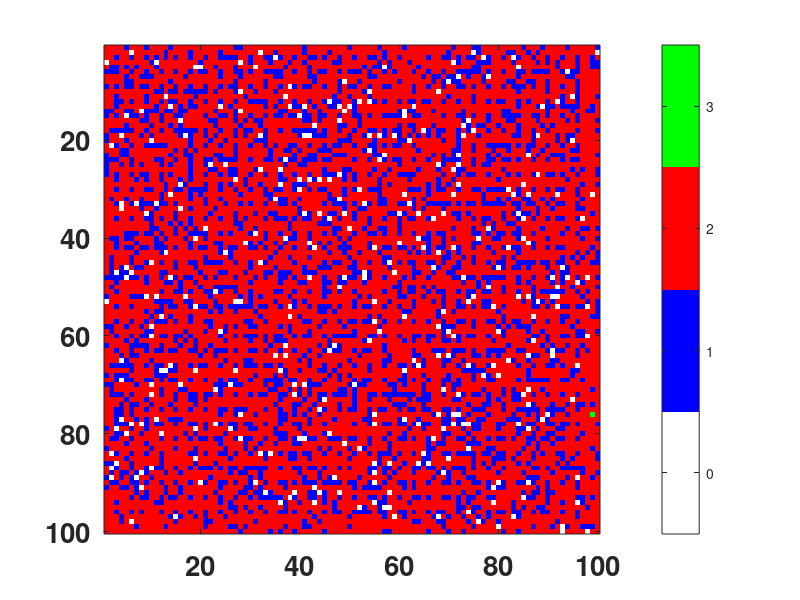
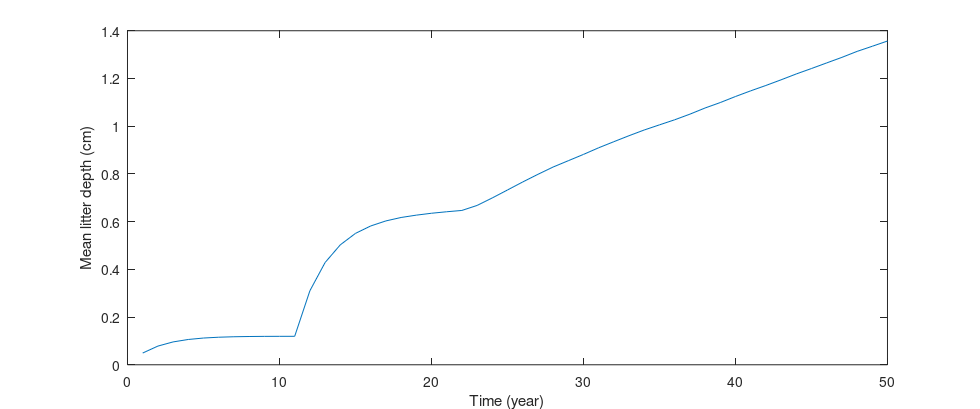
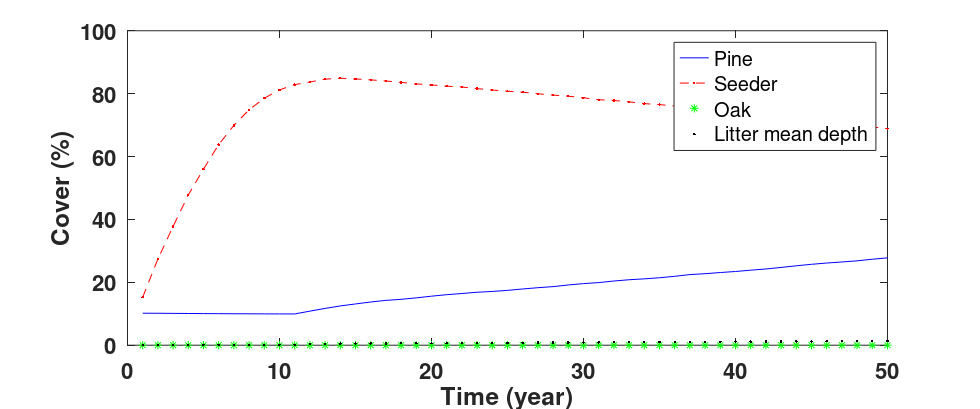

The MATLAB script that drew these images, in order:
%Model PT fire
%CASCADE project
%Asynchronous CA
%Vasques et al. 2014-2015 (model development)
% ------------------------------------------------------------------------

close all
clear all

%Parameter values
%-------------------------------------------------------------------------
%PER SPECIES

%%% PINE
AgeMP=10;                 % Age of maturity pine %start at 6 and regularly 10-15 % in Cronk and Fuller, 1995 [year]
%SeedFP=1000;             % Seed production per pine mature tree number of seeds per cone (63)* cone per tree (15) Vega et al 2008
SeedFP=100;               % Reduced in 10 times as in Quercus
LSP= 100;                 % Life span of pine % in "practices centro pinus" [year]
canopyBank=0.5;           % Percent of the seeds that are stored in the canopy maybe reduce it too many pines
ReleaseSeeds=0;           % Pine seeds in the canopy that are released after the fire% not used in the current version
SBP1=0;                   % !SBP1 and SBP2 are only ways of initializing the seed bank every year
SBP2=0;
SBPC=0;                   % Initialization seed bank pine canopy
Pine=0;                   % will count the number of cells with pine
MatPine=0;

%%% SEEDER
AgeMS=3;                  % Age of maturity seeder % field obs Calluna 1 [year]; Cistus 3 years ref
SeedFS=100;
%SeedFS=2;             % Seed production per plant/occupied cell approx value ADJUST
LSS=30;                   % Life span calluna % in woodland education centre [year]
Seeder=0;                 % will count the number of cells with seeder

%%% OAK
%AgeMO=50;                % Age of maturity % Kew % [year]% !Pausas 1999 has maturity = 15!
AgeMO=20;                 % According to Ramon an oak can produce acorns after 15-20 years
%SeedFQ=12;               % Seed production oak per occupied cell - 120 acorns per tree refered in Martin?k et al. 2014% [n/m2/year]
SeedFQ=100;
%SeedFQ=0;                % If FQ=0 oak does not produce seeds, it creates a reserve of saplings in the understory
%BirdSeedN=0;
BirdSeedN=5;           % Annual seed input by birds - average values Q. suber Pons and Pausas 2007 50seeds per hectar - this value depends on surrounding populations
%BirdSeedN=500;           % to experiment
RespAge=1;                % ONLY OAKS OLDER THAN THIS AGE CAN RESPROUT
%RespAge=10;              % RESPROUT ABILITY at X years - for experiments

%LSO= 1000;               % Life span quercus robur % in forestar;
LSO=500;                  % this was reduced by half to be more realistic (also in the calculations of mortality)
Oak=0;                    % will count the number of cells with oak

%LITTER RELATED
minG= [0 0 0.3];          % minimum germination first pine second seeder third oak
maxG= [0.9 0.9 0.9];      % maximum germination first pine second seeder third oak
ProbPZeroL=0.7;           % Germination probability for pine when litter=0 cm
LitThreshP=3;             % Litter threshold for Pine above which ~no germination (cm)
LitThreshS=2;             % Litter threshold for seeders above which ~no germination (cm)
lrate=0.8;                % These values were approximated to have a curve close to the sigmoid- indication from literature: rate of litter deposition [cm/year] Fernandes et al 2004 have 0.42; Indication from Ramon: after 20-30 litter stabilizes
eflit=1-0.4;              % effective litter: if 0.90 then 0.10 of the total litter is decomposed - estimated value not from literature
%lrate=0.05
ProbL=[0 0 0];            % probability of germination due to litter (first pine second seeder third oak)
amp=[0.3 0.3 0];          % amplitude of curve interaction with litter
Litter=0;                 % to sum the number of cells with litter
litLS=2;                  % litter at low severity

LitOn=1;                  % switch for litter on/off
lconv=0.5*ones(3,3);lconv(2,2)=1; %convolution matrix for the litter around pine
%%expanded matrix for litter
%lconv=0.25*ones(5,5);lconv(2,2)=0.5;lconv(2,3)=0.5;lconv(2,4)=0.5;lconv(3,2)=0.5;lconv(3,3)=1;lconv(3,4)=0.5;lconv(4,2)=0.5;lconv(4,3)=0.5;lconv(4,4)=0.5;

% GENERAL
ProbG=[0 0 0];            % probability of germination first pine second seeder third oak
ProbS= [0 0 0];           % to calculate probability based on seed prod
est= [10 100 2];          % max number of seedlings per cell CCD field from which we inferred a probability of establishment in one cell
%est= [7 400 7];          % infered probability of establishment for ProbS

SeedLoss= [0 0.10 1];     % rate seed loss soil seed bank 1 pine 2 seeder 3 oak
nrsp=length(ProbG);                   % number of species used in the model - to put in the prob expression
mort=1./[LSP,LSS,LSO];    % MORTALITY of pine, seeder, oak = 1/lifespan
AR= [0,0,0,1];            % Ability to resprout: first element is fake (bare soil); pine=0, seeder=0, oak=1;

D=0;                      % initialization of disturbance

% CONTROL CONSTANTS AND VARIABLES
StartTime= 0;             % [year]
EndTime= 50;             % [year]
StoreTime = 1;            % [year]

dt=1;                     % [year]
m= 100;                   % for size of lattice [meter]

Time = StartTime;
NrStore = 1;
StoreStep = StoreTime;
StorePine=zeros(EndTime,1);
StoreSeeder=zeros(EndTime,1);
StoreOak=zeros(EndTime,1);
StoreLitter=zeros(EndTime,1);
VectorTime=zeros(EndTime,1);
StoreMatPine=zeros(EndTime,1);

%%%------------------------------------------------------------------------
%%%INICIALIZATION OF THE MATRICES

%TC - Type of Cover: 1- pine; 2- seeder; 3- oak; Age- plant age; SB- Seed Bank); Lit- Litter
% -------------------------------------------------------------------------
TC= zeros(m,m);           % Creates a matrix of size m*m filled with zeros
Age= zeros(m,m);          % Creates a matrix of size m*m filled with zeros
Lit= zeros(m+2,m+2);      % Creates a matrix of size (m+2)*(m+2) filled with zeros - the borders should be excluded in stats done with litter
z= 8;                     % Number of neighbours
PosQSeed=zeros(m,m);      % NUMBER OF QUERCUS SEEDS PER CELL

%PLANT PINES
%TC(2:2:m-2,2:2:m-2)= 1;   % plants 1 pine every X meters - dense prodution stand excluding the borders
TC(3:3:m-3,3:3:m-3)=1;  % pine is planted every 3 meters, there is no gap
%between pines - homogeneous when canopy closes
%TC(40:40:m-40,40:40:m-40)= 1; % plants 1 pine every X meters - for
%experiments

%%%%%%%%%%%%%%%%%%%%%%%%%%%%%%%%%%%%%%%%%%%%%%%%%%%%%%%%%%CHECK WITH MARA%%%%%%%%%%%%%%%%

%Puts cover of seeder or oak randomly in the lattice
% s=100;%puts a number of cells occupied with seeder or oak(in this case seeders in a random manner)
% rp=randperm(m*m,s);
% TC(rp)=2;

SB=[0 100*m*m 0+randi(BirdSeedN,1)]; %NOT for pine!! initial seed bank %comment this on the multiruns
%SB=[0 0 0]; %starting seeds of oak and seeder changing to analyse one
%species at a time
%initial conditions for seeder and oak, pine is planted but can also be seeded randomly
%SBP1=100*m*m %to start the seeds of pine


% %%%%% CODE FOR MULTIRUNS %%%%%%%
%%%%%%%%%%SEE WITH MARA
% %nruns=10; %repeated runs for the same parameter
% %for r=1:nruns
% maxseedSeed=100:100:1000; % makes runs changing the parameter of SB (2) between the three values determined and keeping all other values fixed
% % BirdSeedN=1:5:50;    % makes runs changing the parameter of BirdSeedN
% % and keeps all the others constant
% save('par.mat') % SAVES ALL THE PARS THAT ARE COMMON TO ALL THE RUNS
% for k=1:length(maxseedSeed)
% % for  l=1:length(BirdSeedN)   
%     SB=[0 maxseedSeed(k) 0+randi(BirdSeedN,1)];
%     filename=strcat(['par',num2str(k),'.mat']);
%     save(filename)

%%%VECTOR OF FIRE OCCURRENCE
D=0*[StartTime:dt:EndTime];%#ok<NBRAK>
%tf=40000    %no disturbance
tf=40;                     %time without fires
fireret=15                 %interval between fires - fire return
rand('state',121)

while tf<EndTime % EndTime can be substituted for the time when disturbance should stop
    %%%%%%%%%% SEE WITH MARA %%%%%%%%%%%%%%%%%%%%%
    %%Multiruns for fire return
    % varfireret= 4000,30,15,7;
    % for r=1:length(varfireret)
    % for l=1:10
    % tf=tf-varfireret(l,:)*log(rand(1,1));
    % D(round(tf))=1
    %end
    %end
    tf=tf-fireret*log(rand(1,1)); %stochastic fire recurrence Baudena et al 2010
    D(round(tf))=1;
end
%--------------------------------------------------------------------------
%%%%%%%%%%%%%%%%%%%%%DYNAMIC LOOP%%%%%%%%%%%%%%%%%%%%%%%%%%%%%%%%%%%%%%%%%
%--------------------------------------------------------------------------

while Time < EndTime
    Time= Time+dt
    %%%% Creates LITTER in the neighborhod of pine (8 neighbors)+ pine
    [x,y]=find(TC==1); %finds cells =1 in the whole matrix - already has if the AgeMP is not needed anymore because the accumulation only starts after 10 y anyway
    x=x+1;y=y+1;
    for i=1:length(x)
        %%%%%% Closer to a sigmoid curve
        indAge=Age(x(i)-1,y(i)-1)>AgeMP;
        Lit(x(i)-1:x(i)+1,y(i)-1:y(i)+1)=Lit(x(i)-1:x(i)+1,y(i)-1:y(i)+1)+lrate*lconv*dt*(indAge+(1-indAge)*.2); % .2 IS THE 20% OF THE MAXIMUM VALUE OF LITTER DEPOSITION RATE FOR PINE<AGEMP
    end

    % SEED BANK CALCULATION (ONCE A YEAR)
    
    %PINE soil seeds (SB1) and canopy seeds (SBPC)
    SB(1)=SBP1+SBP2+SeedFP*(1-canopyBank)*sum(sum(TC(Age>AgeMP)==1));% Pine TWO YEARS OF SEED LIFE; 1-canopybank is doing the same as canopy bank, i.e. *0.5
    SBPC=SBPC+SeedFP*canopyBank*sum(TC(Age>AgeMP)==1);
    %SEEDER
    SB(2)=SB(2)+SeedFS*(sum(sum(TC==2)))-SeedLoss(2)*SB(2);           % LONG SEED LIFE
    %OAK
    SB(3)=SeedFQ*(sum(sum(TC(Age>AgeMO)==3)))+randi(BirdSeedN,1);
    %%%%%UNCOMENT TO ELIMINATE OAKS
    %%SB(3)=0; %no oaks in the lattice
    %%%% NEW WAY
    for kk=1:SB(3) %only happens if SB3 is bigger than 1
        cc=randi(m,1,2);%c2=randi(m,1,1);
        PosQSeed(cc(1),cc(2))=PosQSeed(cc(1),cc(2))+1;
    end
    
    %------------------------------------------------------------------
    % COLONIZATION OF AN EMPTY CELL AND MORTALITY FOR VEGETATED CELLS
    %------------------------------------------------------------------
    % At each time step tests who is going to colonize an empty cell in the lattice based on the
    % availiable seeds (seed bank) and on litter
    for i = 1 : m
        for j=1:m
            test=rand*nrsp; %RANDOM NUMBER BETWEEN 0 AND THE NUMBER OF SPECIES (LENGTH(PROBg=3))
            if TC(i,j)==0 % colonization/germination
                
                %%% TERM FOR PROBABILITY OF COLONIZATION vs. NUMBER OF SEEDS AND ESTABLISHMENT
                
                ProbS(1)=1-(1-1/est(1))^(SB(1)/m/m);
                ProbS(2)=1-(1-1/est(2))^(SB(2)/m/m); % FOR PINE AND SEEDERS, SEEDS ARE EQUALLY SPREAD THROUGHOUT THE CELLS; this was taken in the paper: Cannas et al. 2003
                % only for oak the seeds are spread over the lattice
                ProbS(3)=1-(1-1/est(3))^PosQSeed(i,j); %if ProsQSeed=0 the whole term goes to zero
                
                %%%COLONIZATION vs LITTER
                
                ProbL(1)=(maxG(1)+minG(1))/2+(maxG(1)-minG(1))/2*tanh((LitThreshP-Lit(i+1,j+1))/amp(1)) ...
                    -(maxG(1)-ProbPZeroL)*exp(-2/LitThreshP*exp(1)*Lit(i+1,j+1)); % PINE
                ProbL(2)=(maxG(2)+minG(2))/2+(maxG(2)-minG(2))/2*tanh((LitThreshS-Lit(i+1,j+1))/amp(2)); % SEEDER ampS=0.3 max=.9 min=0.
                ProbL(3)=maxG(3)-(maxG(3)-minG(3))*exp(-Lit(i+1,j+1)); % QUERCUS
                ProbL=ProbL*LitOn+(1-LitOn)*[1 1 1];% term for test IN ABSENCE of litter
                
                % COMBINING PROBABILITIES OF ESTABLISHMENT DUE TO SEED
                % NUMBERS AND LITTER % version Mara modified from Alain's i.e. prob only needs to
                % be <than 3 and we don't multiply by dt anymore)
                
                ProbG=ProbL.*ProbS; %term for test with litter
                
                if test>ProbG(1)+ProbG(2)+ProbG(3)
                    TC(i,j)=0; %this was modified to make the code faster so if the cell is not colonized it stops running here
                elseif test>ProbG(1)+ProbG(2)
                    TC(i,j)=3;
                    Age(i,j)=dt;
                elseif test>ProbG(1)
                    TC(i,j)=2;
                    Age(i,j)=dt;
                    SB(2)=SB(2)-100; % FOR EVERY ADULT SHRUB SEEDER OCCUPYING A CELL 100 (?) SEEDS ARE LOST
                else
                    TC(i,j)=1;
                    Age(i,j)=dt;
                end
            else
                Age(i,j)=Age(i,j)+dt;
                
                if test< mort(TC(i,j))*dt %determines if a cell dies, mort is defined according to life span
                    TC(i,j)=0;
                    Age(i,j)=0;
                end
            end
        end
    end
    
    
    %%%% DISTURBANCE
    % the rest of the disturbance term is at the beggining of the code
    D1=D(Time);
    if D1== 1
        'fire';
%         %HIGH SEVERITY
%         Lit(:,:)=0;
        %LOW SEVERITY CHANGE PAR NAME PLEASE
        Lit(:,:)=litLS*sum(sum(TC(Age>AgeMP)==1))/m/m*4; %leaves from the canopy fall creating a litter
        %layer - for simplification purposes the litter in the soil is
        %maintained - it is porportional to the canopy cover anyway
        for i=1:m
            for j=1:m
                % PINES AND SEEDERS DIE; QUERCUS RESPROUTS IF OLDER OR
                % EQUAL THEN Respage
                % Kind IS A TRICK TO AVOID IF STRUCTURE (IF AGE>RespAge THEN RESPROUT)
                kind=floor(AR(TC(i,j)+1)*Age(i,j)/RespAge);
                kind=round(kind/(kind+eps));
                TC(i,j)= TC(i,j)*kind;
                Age(i,j)= Age(i,j)*kind;
            end
        end
        % PINE CANOPY SEEDS FALL INTO SEEDBANK
        SB(1)= SBPC; %the production of seeds when there is a fire is the total of the canopy seeds produced until that moment
        SBP1=0;SBPC=0; %SBP2=0; Not needed to put sbp2 to zero
    else
        Lit=eflit*Lit; % effective litter, i.e. litter that is not degraded and remain for the years after - should be updated here to also occur in the empty cells
    end
    
    % UPDATE OF THE PINE SEEDBANK
    SBP2=0.5*SBP1; % PINE SEED BANK OF TWO YEARS BEFORE IS 50%
    SBP1=SB(1);% PINE SEED BANK OF 1 YEAR BEFORE
    
    % RESETS NUMBER OF QUERCUS SEEDS TO ZERO FOR NEXT YEAR, REINITIALISE
    % EVERY YEAR THE NUMBER OF SEEDS COMING IN
    PosQSeed=0*PosQSeed;      % NUMBER OF QUERCUS SEEDS PER CELL
    
    %%% UNCOMMENT TO HAVE OAKS
    SB(3)=randi(BirdSeedN,1); %This is the term to get a new random number between 1-5 every year
    
    % Store variables for plotting
    Pine=sum(sum(TC==1));
    MatPine=sum(sum(TC==1&Age>AgeMP));
    Seeder=sum(sum(TC==2));
    Oak=sum(sum(TC==3));
    Litter=sum(sum(Lit(2:m+1,2:m+1)));
    %Litter=max(max(Lit(2:m+1,2:m+1)));%
    
    %AgeMTX=mean(mean(Age));
    
    StorePine(NrStore) = Pine; % NOTICE THESE VECTORS ARE AS LONG AS ENDTIMES, and as wide as 1 (vector not matrices)
    StoreMatPine(NrStore)= MatPine;
    StoreSeeder(NrStore) = Seeder;
    StoreOak(NrStore) = Oak;
    StoreLitter(NrStore)= Litter;
    %StoreAge(NrStore)=AgeMTX; %correct this
    VectorTime(NrStore)= Time;
    %%% store for a period of 100 or 150 years for e.g.
    %PeriodTime(NrStore==100)= Time
    NrStore = NrStore+1;
    StoreTime = StoreStep;
    
   % %%%%Plot litter every time step
    % figure
    % imagesc(Lit(2:m+1,2:m+1))
    % colorbar
    % pause
end

%%%%%%%% SEE MULTIRUNS WITH MARA
%%%%% NOTES for MULTIRUNS (Ana)
%%% get the averages of cover (all species) for a certain time (e.g. 100) or period (e.g. 100-200
%%% y) then get the average values of this time for all the iterations (10)
%%% and plot these values against the fire return time (mean and standard
%%% deviation)

% %%%%% MULTIRUNS CODE
%     filename=strcat(['fire',num2str(k),'.mat' ]);
%     save(filename,'StorePine','StoreSeeder','StoreOak','VectorTime','')
%     filename=strcat(['seedstart',num2str(maxseedSeed(k)),'.mat' ]);
%     save(filename,'StorePine','StoreSeeder','StoreOak','VectorTime','SB')
%     matr=[StorePine,StoreSeeder,StoreOak,VectorTime];
%     save(filename,'matr','-ascii')
% 
% %%%% This part is only experimenting plotting (also for multiruns)
% figure
% hold on
% for k=1:length(maxseedSeed)
%     x(k)= VectorTime(k);
%     p(k)= StorePine(k)/m/m;
%     s(k)= StoreSeeder (k)/m/m;
%     o(k)= StoreOak (k)/m/m;
% plot(x(k),p(k),s(k),o(k))
% 
% end
% end %for maxseedSeed
% end %for BirdSeedN
%end % end for the various runs

%%% Plots final figure of vegetation
figure
white=[1 1 1];
blue=[0 0 1];
red=[1 0 0];
green=[0 1 0];
VegetationColormap=[white; blue;red;green];
h=subplot(1,1,1);
imagesc(TC)
set(h,'Clim',[-0.5 3.5]);
set(gca,'FontSize',20,'fontWeight','bold')
colormap(VegetationColormap);
colorbar
drawnow; %pause

if LitOn==1
    %%%figure for Litter depth over time
    figure
    set(gcf,'Position',[374 407 981 410],'PaperPositionMode','auto');
    plot(VectorTime,StoreLitter/m/m)
    xlabel('Time (year)');
    ylabel ('Mean litter depth (cm)');
    
    %%%Plotting over time
    figure
    plot(VectorTime,StorePine/m/m*100,'b', VectorTime,StoreSeeder/m/m*100, 'r--.', VectorTime,StoreOak/m/m*100, 'g*', VectorTime,StoreLitter/m/m, 'k.')%, VectorTime,StoreAge,'gr')
    legend('Pine','Seeder','Oak', 'Litter mean depth')%, 'Average age')
    set(gca,'fontsize',14, 'fontWeight','bold');
    set(gcf,'Position',[374 407 981 410],'PaperPositionMode','auto');
    set(gca,'fontsize',16, 'fontWeight','bold');
    xlabel('Time (year)');
    ylabel ('Cover (%)');
    %     saveas(gcf,'figureTime.png', num2str(k),'png')
    
%    %%%%%%%%%%%%%%% Check with MARA plot mature pine cover
%     %%%%% Plot Mature pine cover
%     figure
%     plot(VectorTime,  StoreMatPine/m/m/9*100)
else
    
    figure
    plot(VectorTime,StorePine/m/m*100,'b', VectorTime,StoreSeeder/m/m*100, 'r--.', VectorTime,StoreOak/m/m*100, 'g*')%, VectorTime,StoreAge,'gr')
    legend('Pine','Seeder','Oak') %, 'Average age')
    set(gca,'fontsize',14, 'fontWeight','bold');
    set(gcf,'Position',[374 407 981 410],'PaperPositionMode','auto');
    set(gca,'fontsize',16, 'fontWeight','bold');
    xlabel('Time (year)');
    ylabel ('Cover (%)');
end
% saveas(gcf,'figureTime.png','png')


